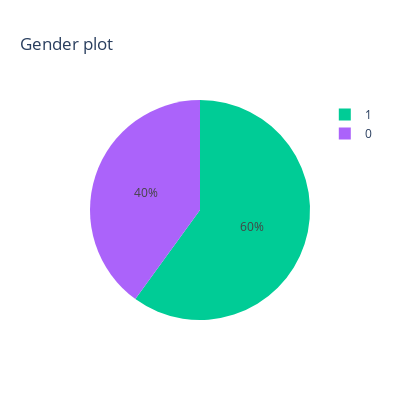

Write notebook code for a chart like this one.
### Code cell
gender_pie_fig = px.pie(data['Gender'].value_counts().reset_index(),
                         names='Gender',
                         values='count',
                         title='Gender plot',
                         color='Gender',
                         color_discrete_map={'Male': '#B6E880', 'Female': '#FECB52'})
gender_pie_fig.update_layout(height=400, width=400)

### Figure 1 — Plotly figure (JSON) as saved in the notebook; plotly's stock layout.template omitted (floating-point values rounded to 4 significant figures)
{"data": [{"customdata": [[1], [0]], "domain": {"x": [0, 1], "y": [0, 1]}, "hovertemplate": "Gender=%{customdata[0]}<br>count=%{value}<extra></extra>", "labels": [1, 0], "legendgroup": "", "marker": {"colors": ["#00cc96", "#ab63fa"]}, "name": "", "showlegend": true, "type": "pie", "values": [882, 588]}], "layout": {"height": 400, "legend": {"tracegroupgap": 0}, "title": {"text": "Gender plot"}, "width": 400}}
